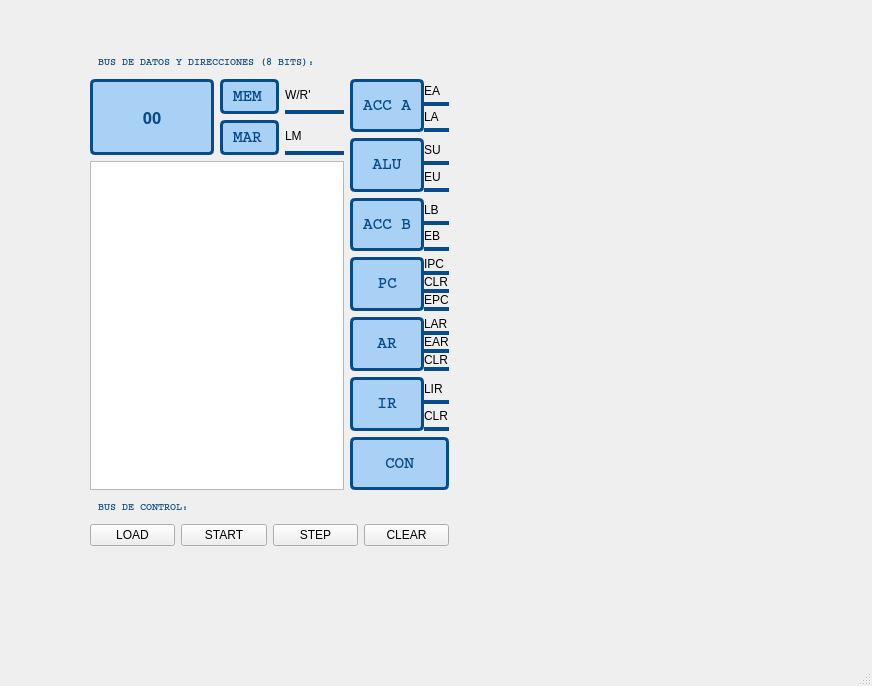
<?xml version="1.0" encoding="UTF-8"?>
<ui version="4.0">
 <class>MainWindow</class>
 <widget class="QMainWindow" name="MainWindow">
  <property name="geometry">
   <rect>
    <x>0</x>
    <y>0</y>
    <width>872</width>
    <height>686</height>
   </rect>
  </property>
  <property name="windowTitle">
   <string>MainWindow</string>
  </property>
  <widget class="QWidget" name="centralwidget">
   <widget class="QWidget" name="layoutWidget">
    <property name="geometry">
     <rect>
      <x>90</x>
      <y>51</y>
      <width>359</width>
      <height>495</height>
     </rect>
    </property>
    <layout class="QVBoxLayout" name="verticalLayout_14">
     <item>
      <widget class="QLabel" name="label_bus_datos">
       <property name="styleSheet">
        <string notr="true">color: #084B8A; font-family: Courier;  font-weight: bold; font-size: 10px; padding: 5px;</string>
       </property>
       <property name="text">
        <string>BUS DE DATOS Y DIRECCIONES (8 BITS):</string>
       </property>
      </widget>
     </item>
     <item>
      <layout class="QHBoxLayout" name="horizontalLayout_10">
       <item>
        <layout class="QVBoxLayout" name="verticalLayout_17">
         <item>
          <layout class="QHBoxLayout" name="horizontalLayout_9">
           <item>
            <widget class="QLabel" name="label_OUT">
             <property name="styleSheet">
              <string notr="true">background-color: #A9D0F5; color: #084B8A; font-family: OCR A Extended; border: 3px solid #084B8A; border-radius: 5px; font-weight: bold; font-size: 16px; padding: 5px;</string>
             </property>
             <property name="text">
              <string>00</string>
             </property>
             <property name="alignment">
              <set>Qt::AlignCenter</set>
             </property>
            </widget>
           </item>
           <item>
            <layout class="QVBoxLayout" name="verticalLayout_12">
             <item>
              <layout class="QHBoxLayout" name="horizontalLayout_7">
               <item>
                <widget class="QLabel" name="label_MEM">
                 <property name="styleSheet">
                  <string notr="true">background-color: #A9D0F5; color: #084B8A; font-family: Courier; border: 3px solid #084B8A; border-radius: 5px; font-weight: bold; font-size: 16px; padding: 5px;</string>
                 </property>
                 <property name="text">
                  <string>MEM</string>
                 </property>
                </widget>
               </item>
               <item>
                <layout class="QVBoxLayout" name="verticalLayout_5">
                 <property name="spacing">
                  <number>0</number>
                 </property>
                 <item>
                  <widget class="QLabel" name="label_20">
                   <property name="text">
                    <string>W/R'</string>
                   </property>
                  </widget>
                 </item>
                 <item>
                  <widget class="QLabel" name="WR">
                   <property name="maximumSize">
                    <size>
                     <width>16777215</width>
                     <height>4</height>
                    </size>
                   </property>
                   <property name="styleSheet">
                    <string notr="true">background-color: #084B8A; </string>
                   </property>
                   <property name="text">
                    <string/>
                   </property>
                  </widget>
                 </item>
                </layout>
               </item>
              </layout>
             </item>
             <item>
              <layout class="QHBoxLayout" name="horizontalLayout_8">
               <item>
                <widget class="QLabel" name="label_MAR">
                 <property name="styleSheet">
                  <string notr="true">background-color: #A9D0F5; color: #084B8A; font-family: Courier; border: 3px solid #084B8A; border-radius: 5px; font-weight: bold; font-size: 16px; padding: 5px;</string>
                 </property>
                 <property name="text">
                  <string>MAR</string>
                 </property>
                </widget>
               </item>
               <item>
                <layout class="QVBoxLayout" name="verticalLayout_11">
                 <property name="spacing">
                  <number>0</number>
                 </property>
                 <item>
                  <widget class="QLabel" name="label_24">
                   <property name="text">
                    <string>LM</string>
                   </property>
                  </widget>
                 </item>
                 <item>
                  <widget class="QLabel" name="LM">
                   <property name="maximumSize">
                    <size>
                     <width>16777215</width>
                     <height>4</height>
                    </size>
                   </property>
                   <property name="styleSheet">
                    <string notr="true">background-color: #084B8A; </string>
                   </property>
                   <property name="text">
                    <string/>
                   </property>
                  </widget>
                 </item>
                </layout>
               </item>
              </layout>
             </item>
            </layout>
           </item>
          </layout>
         </item>
         <item>
          <widget class="QTableWidget" name="tabla_memoria"/>
         </item>
        </layout>
       </item>
       <item>
        <layout class="QVBoxLayout" name="verticalLayout">
         <item>
          <layout class="QHBoxLayout" name="horizontalLayout">
           <property name="spacing">
            <number>0</number>
           </property>
           <item>
            <widget class="QLabel" name="label_A">
             <property name="minimumSize">
              <size>
               <width>74</width>
               <height>0</height>
              </size>
             </property>
             <property name="layoutDirection">
              <enum>Qt::LeftToRight</enum>
             </property>
             <property name="styleSheet">
              <string notr="true">background-color: #A9D0F5; color: #084B8A; font-family: Courier; border: 3px solid #084B8A; border-radius: 5px; font-weight: bold; font-size: 16px; padding: 5px;</string>
             </property>
             <property name="text">
              <string>ACC A</string>
             </property>
             <property name="textFormat">
              <enum>Qt::RichText</enum>
             </property>
             <property name="alignment">
              <set>Qt::AlignCenter</set>
             </property>
             <property name="indent">
              <number>0</number>
             </property>
            </widget>
           </item>
           <item>
            <layout class="QVBoxLayout" name="verticalLayout_2">
             <property name="spacing">
              <number>0</number>
             </property>
             <item>
              <widget class="QLabel" name="label_15">
               <property name="text">
                <string>EA</string>
               </property>
              </widget>
             </item>
             <item>
              <widget class="QLabel" name="EA">
               <property name="maximumSize">
                <size>
                 <width>16777215</width>
                 <height>4</height>
                </size>
               </property>
               <property name="styleSheet">
                <string notr="true">background-color: #084B8A; </string>
               </property>
               <property name="text">
                <string/>
               </property>
              </widget>
             </item>
             <item>
              <widget class="QLabel" name="label_16">
               <property name="text">
                <string>LA</string>
               </property>
              </widget>
             </item>
             <item>
              <widget class="QLabel" name="LA">
               <property name="maximumSize">
                <size>
                 <width>16777215</width>
                 <height>4</height>
                </size>
               </property>
               <property name="styleSheet">
                <string notr="true">background-color: #084B8A; </string>
               </property>
               <property name="text">
                <string/>
               </property>
              </widget>
             </item>
            </layout>
           </item>
          </layout>
         </item>
         <item>
          <layout class="QHBoxLayout" name="horizontalLayout_2">
           <property name="spacing">
            <number>0</number>
           </property>
           <item>
            <widget class="QLabel" name="label_ALU">
             <property name="minimumSize">
              <size>
               <width>74</width>
               <height>0</height>
              </size>
             </property>
             <property name="layoutDirection">
              <enum>Qt::LeftToRight</enum>
             </property>
             <property name="styleSheet">
              <string notr="true">background-color: #A9D0F5; color: #084B8A; font-family: Courier; border: 3px solid #084B8A; border-radius: 5px; font-weight: bold; font-size: 16px; padding: 5px;</string>
             </property>
             <property name="text">
              <string>ALU</string>
             </property>
             <property name="textFormat">
              <enum>Qt::RichText</enum>
             </property>
             <property name="alignment">
              <set>Qt::AlignCenter</set>
             </property>
             <property name="indent">
              <number>0</number>
             </property>
            </widget>
           </item>
           <item>
            <layout class="QVBoxLayout" name="verticalLayout_3">
             <property name="spacing">
              <number>0</number>
             </property>
             <item>
              <widget class="QLabel" name="label_21">
               <property name="text">
                <string>SU</string>
               </property>
              </widget>
             </item>
             <item>
              <widget class="QLabel" name="SU">
               <property name="maximumSize">
                <size>
                 <width>16777215</width>
                 <height>4</height>
                </size>
               </property>
               <property name="styleSheet">
                <string notr="true">background-color: #084B8A; </string>
               </property>
               <property name="text">
                <string/>
               </property>
              </widget>
             </item>
             <item>
              <widget class="QLabel" name="label_23">
               <property name="text">
                <string>EU</string>
               </property>
              </widget>
             </item>
             <item>
              <widget class="QLabel" name="EU">
               <property name="maximumSize">
                <size>
                 <width>16777215</width>
                 <height>4</height>
                </size>
               </property>
               <property name="styleSheet">
                <string notr="true">background-color: #084B8A; </string>
               </property>
               <property name="text">
                <string/>
               </property>
              </widget>
             </item>
            </layout>
           </item>
          </layout>
         </item>
         <item>
          <layout class="QHBoxLayout" name="horizontalLayout_3">
           <property name="spacing">
            <number>0</number>
           </property>
           <item>
            <widget class="QLabel" name="label_B">
             <property name="minimumSize">
              <size>
               <width>74</width>
               <height>0</height>
              </size>
             </property>
             <property name="layoutDirection">
              <enum>Qt::LeftToRight</enum>
             </property>
             <property name="styleSheet">
              <string notr="true">background-color: #A9D0F5; color: #084B8A; font-family: Courier; border: 3px solid #084B8A; border-radius: 5px; font-weight: bold; font-size: 16px; padding: 5px;</string>
             </property>
             <property name="text">
              <string>ACC B</string>
             </property>
             <property name="textFormat">
              <enum>Qt::RichText</enum>
             </property>
             <property name="alignment">
              <set>Qt::AlignCenter</set>
             </property>
             <property name="indent">
              <number>0</number>
             </property>
            </widget>
           </item>
           <item>
            <layout class="QVBoxLayout" name="verticalLayout_4">
             <property name="spacing">
              <number>0</number>
             </property>
             <item>
              <widget class="QLabel" name="label_17">
               <property name="text">
                <string>LB</string>
               </property>
              </widget>
             </item>
             <item>
              <widget class="QLabel" name="LB">
               <property name="maximumSize">
                <size>
                 <width>16777215</width>
                 <height>4</height>
                </size>
               </property>
               <property name="styleSheet">
                <string notr="true">background-color: #084B8A; </string>
               </property>
               <property name="text">
                <string/>
               </property>
              </widget>
             </item>
             <item>
              <widget class="QLabel" name="label_19">
               <property name="text">
                <string>EB</string>
               </property>
              </widget>
             </item>
             <item>
              <widget class="QLabel" name="EB">
               <property name="maximumSize">
                <size>
                 <width>16777215</width>
                 <height>4</height>
                </size>
               </property>
               <property name="styleSheet">
                <string notr="true">background-color: #084B8A; </string>
               </property>
               <property name="text">
                <string/>
               </property>
              </widget>
             </item>
            </layout>
           </item>
          </layout>
         </item>
         <item>
          <layout class="QHBoxLayout" name="horizontalLayout_4">
           <property name="spacing">
            <number>0</number>
           </property>
           <item>
            <widget class="QLabel" name="label_PC">
             <property name="minimumSize">
              <size>
               <width>74</width>
               <height>0</height>
              </size>
             </property>
             <property name="layoutDirection">
              <enum>Qt::LeftToRight</enum>
             </property>
             <property name="styleSheet">
              <string notr="true">background-color: #A9D0F5; color: #084B8A; font-family: Courier; border: 3px solid #084B8A; border-radius: 5px; font-weight: bold; font-size: 16px; padding: 5px;</string>
             </property>
             <property name="text">
              <string>PC</string>
             </property>
             <property name="textFormat">
              <enum>Qt::RichText</enum>
             </property>
             <property name="alignment">
              <set>Qt::AlignCenter</set>
             </property>
             <property name="indent">
              <number>0</number>
             </property>
            </widget>
           </item>
           <item>
            <layout class="QVBoxLayout" name="verticalLayout_7">
             <property name="spacing">
              <number>0</number>
             </property>
             <item>
              <widget class="QLabel" name="label_25">
               <property name="text">
                <string>IPC</string>
               </property>
              </widget>
             </item>
             <item>
              <widget class="QLabel" name="IPC">
               <property name="maximumSize">
                <size>
                 <width>16777215</width>
                 <height>4</height>
                </size>
               </property>
               <property name="styleSheet">
                <string notr="true">background-color: #084B8A; </string>
               </property>
               <property name="text">
                <string/>
               </property>
              </widget>
             </item>
             <item>
              <widget class="QLabel" name="label_26">
               <property name="text">
                <string>CLR</string>
               </property>
              </widget>
             </item>
             <item>
              <widget class="QLabel" name="CLR_PC">
               <property name="maximumSize">
                <size>
                 <width>16777215</width>
                 <height>4</height>
                </size>
               </property>
               <property name="styleSheet">
                <string notr="true">background-color: #084B8A; </string>
               </property>
               <property name="text">
                <string/>
               </property>
              </widget>
             </item>
             <item>
              <widget class="QLabel" name="label_27">
               <property name="text">
                <string>EPC</string>
               </property>
              </widget>
             </item>
             <item>
              <widget class="QLabel" name="EPC">
               <property name="maximumSize">
                <size>
                 <width>16777215</width>
                 <height>4</height>
                </size>
               </property>
               <property name="styleSheet">
                <string notr="true">background-color: #084B8A; </string>
               </property>
               <property name="text">
                <string/>
               </property>
              </widget>
             </item>
            </layout>
           </item>
          </layout>
         </item>
         <item>
          <layout class="QHBoxLayout" name="horizontalLayout_5">
           <property name="spacing">
            <number>0</number>
           </property>
           <item>
            <widget class="QLabel" name="label_AR">
             <property name="minimumSize">
              <size>
               <width>74</width>
               <height>0</height>
              </size>
             </property>
             <property name="layoutDirection">
              <enum>Qt::LeftToRight</enum>
             </property>
             <property name="styleSheet">
              <string notr="true">background-color: #A9D0F5; color: #084B8A; font-family: Courier; border: 3px solid #084B8A; border-radius: 5px; font-weight: bold; font-size: 16px; padding: 5px;</string>
             </property>
             <property name="text">
              <string>AR</string>
             </property>
             <property name="textFormat">
              <enum>Qt::RichText</enum>
             </property>
             <property name="alignment">
              <set>Qt::AlignCenter</set>
             </property>
             <property name="indent">
              <number>0</number>
             </property>
            </widget>
           </item>
           <item>
            <layout class="QVBoxLayout" name="verticalLayout_8">
             <property name="spacing">
              <number>0</number>
             </property>
             <item>
              <widget class="QLabel" name="label_28">
               <property name="text">
                <string>LAR</string>
               </property>
              </widget>
             </item>
             <item>
              <widget class="QLabel" name="LAR">
               <property name="maximumSize">
                <size>
                 <width>16777215</width>
                 <height>4</height>
                </size>
               </property>
               <property name="styleSheet">
                <string notr="true">background-color: #084B8A; </string>
               </property>
               <property name="text">
                <string/>
               </property>
              </widget>
             </item>
             <item>
              <widget class="QLabel" name="label_30">
               <property name="text">
                <string>EAR</string>
               </property>
              </widget>
             </item>
             <item>
              <widget class="QLabel" name="EAR">
               <property name="maximumSize">
                <size>
                 <width>16777215</width>
                 <height>4</height>
                </size>
               </property>
               <property name="styleSheet">
                <string notr="true">background-color: #084B8A; </string>
               </property>
               <property name="text">
                <string/>
               </property>
              </widget>
             </item>
             <item>
              <widget class="QLabel" name="label_31">
               <property name="text">
                <string>CLR</string>
               </property>
              </widget>
             </item>
             <item>
              <widget class="QLabel" name="CLR_AR">
               <property name="maximumSize">
                <size>
                 <width>16777215</width>
                 <height>4</height>
                </size>
               </property>
               <property name="styleSheet">
                <string notr="true">background-color: #084B8A; </string>
               </property>
               <property name="text">
                <string/>
               </property>
              </widget>
             </item>
            </layout>
           </item>
          </layout>
         </item>
         <item>
          <layout class="QHBoxLayout" name="horizontalLayout_6">
           <property name="spacing">
            <number>0</number>
           </property>
           <item>
            <widget class="QLabel" name="label_IR">
             <property name="minimumSize">
              <size>
               <width>74</width>
               <height>0</height>
              </size>
             </property>
             <property name="layoutDirection">
              <enum>Qt::LeftToRight</enum>
             </property>
             <property name="styleSheet">
              <string notr="true">background-color: #A9D0F5; color: #084B8A; font-family: Courier; border: 3px solid #084B8A; border-radius: 5px; font-weight: bold; font-size: 16px; padding: 5px;</string>
             </property>
             <property name="text">
              <string>IR</string>
             </property>
             <property name="textFormat">
              <enum>Qt::RichText</enum>
             </property>
             <property name="alignment">
              <set>Qt::AlignCenter</set>
             </property>
             <property name="indent">
              <number>0</number>
             </property>
            </widget>
           </item>
           <item>
            <layout class="QVBoxLayout" name="verticalLayout_9">
             <property name="spacing">
              <number>0</number>
             </property>
             <item>
              <widget class="QLabel" name="label_33">
               <property name="text">
                <string>LIR</string>
               </property>
              </widget>
             </item>
             <item>
              <widget class="QLabel" name="LIR">
               <property name="maximumSize">
                <size>
                 <width>16777215</width>
                 <height>4</height>
                </size>
               </property>
               <property name="styleSheet">
                <string notr="true">background-color: #084B8A; </string>
               </property>
               <property name="text">
                <string/>
               </property>
              </widget>
             </item>
             <item>
              <widget class="QLabel" name="label_35">
               <property name="sizePolicy">
                <sizepolicy hsizetype="Ignored" vsizetype="Preferred">
                 <horstretch>0</horstretch>
                 <verstretch>0</verstretch>
                </sizepolicy>
               </property>
               <property name="text">
                <string>CLR</string>
               </property>
              </widget>
             </item>
             <item>
              <widget class="QLabel" name="CLR_IR">
               <property name="maximumSize">
                <size>
                 <width>16777215</width>
                 <height>4</height>
                </size>
               </property>
               <property name="styleSheet">
                <string notr="true">background-color: #084B8A; </string>
               </property>
               <property name="text">
                <string/>
               </property>
              </widget>
             </item>
            </layout>
           </item>
          </layout>
         </item>
         <item>
          <widget class="QLabel" name="label_CON">
           <property name="layoutDirection">
            <enum>Qt::LeftToRight</enum>
           </property>
           <property name="styleSheet">
            <string notr="true">background-color: #A9D0F5; color: #084B8A; font-family: Courier; border: 3px solid #084B8A; border-radius: 5px; font-weight: bold; font-size: 16px; padding: 5px;</string>
           </property>
           <property name="text">
            <string>CON</string>
           </property>
           <property name="textFormat">
            <enum>Qt::RichText</enum>
           </property>
           <property name="alignment">
            <set>Qt::AlignCenter</set>
           </property>
           <property name="indent">
            <number>0</number>
           </property>
          </widget>
         </item>
        </layout>
       </item>
      </layout>
     </item>
     <item>
      <widget class="QLabel" name="label_bus_control">
       <property name="styleSheet">
        <string notr="true">color: #084B8A; font-family: Courier;  font-weight: bold; font-size: 10px; padding: 5px;</string>
       </property>
       <property name="text">
        <string>BUS DE CONTROL:</string>
       </property>
      </widget>
     </item>
     <item>
      <layout class="QHBoxLayout" name="horizontalLayout_14">
       <item>
        <widget class="QPushButton" name="btn_load">
         <property name="text">
          <string>LOAD</string>
         </property>
        </widget>
       </item>
       <item>
        <widget class="QPushButton" name="btn_start">
         <property name="text">
          <string>START</string>
         </property>
        </widget>
       </item>
       <item>
        <widget class="QPushButton" name="btn_paso">
         <property name="text">
          <string>STEP</string>
         </property>
        </widget>
       </item>
       <item>
        <widget class="QPushButton" name="btn_clear">
         <property name="text">
          <string>CLEAR</string>
         </property>
        </widget>
       </item>
      </layout>
     </item>
    </layout>
   </widget>
  </widget>
  <widget class="QMenuBar" name="menubar">
   <property name="geometry">
    <rect>
     <x>0</x>
     <y>0</y>
     <width>872</width>
     <height>22</height>
    </rect>
   </property>
  </widget>
  <widget class="QStatusBar" name="statusbar"/>
 </widget>
 <resources/>
 <connections/>
</ui>
